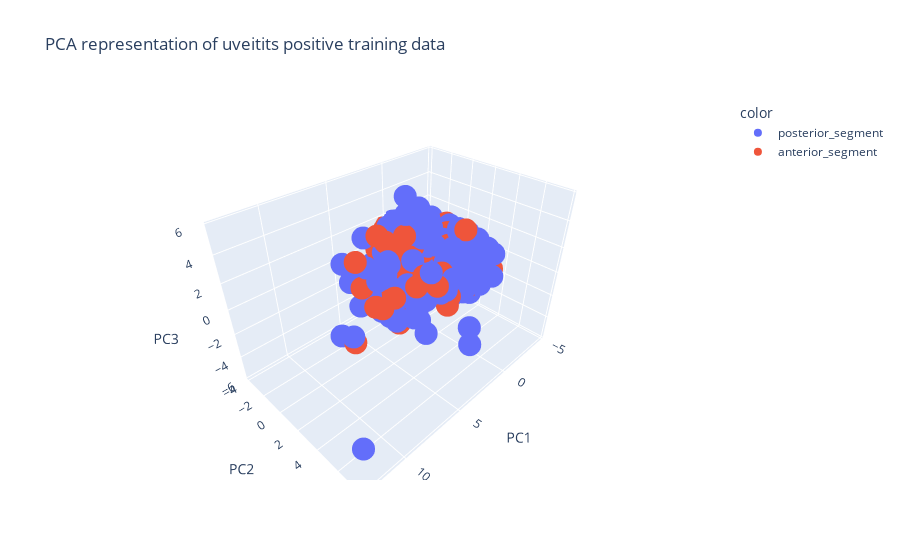

The notebook cell this image was saved under:
### Markdown cell above
## 3-Dimensional Data Representation

### Code cell
pca = PCA(n_components=3)
pipeline = Pipeline(steps=[('prep', USE_IMPUTER),('pca',pca)])
X_pca = pipeline.fit_transform(X_train)
X_pca = pd.DataFrame(X_pca)
fig = px.scatter_3d(X_pca, x=0, y=1, z=2, color = y_train.values,
                   title="PCA representation of uveitits positive training data", labels={"0":"PC1","1":"PC2","2":"PC3"})
fig.show()
print(f'Retained Variance: {round(sum(pipeline["pca"].explained_variance_ratio_)*100,2)} %')

### Figure 1 — Plotly figure (JSON) as saved in the notebook; plotly's stock layout.template omitted (floating-point values rounded to 4 significant figures; data arrays with more than 128 entries replaced by an {"elided": "..."} marker saying what was removed)
{"data": [{"hovertemplate": "color=posterior_segment<br>PC1=%{x}<br>PC2=%{y}<br>PC3=%{z}<extra></extra>", "legendgroup": "posterior_segment", "marker": {"color": "#636efa", "symbol": "circle"}, "mode": "markers", "name": "posterior_segment", "scene": "scene", "showlegend": true, "type": "scatter3d", "x": {"elided": "479 float values"}, "y": {"elided": "479 float values"}, "z": {"elided": "479 float values"}}, {"hovertemplate": "color=anterior_segment<br>PC1=%{x}<br>PC2=%{y}<br>PC3=%{z}<extra></extra>", "legendgroup": "anterior_segment", "marker": {"color": "#EF553B", "symbol": "circle"}, "mode": "markers", "name": "anterior_segment", "scene": "scene", "showlegend": true, "type": "scatter3d", "x": {"elided": "218 float values"}, "y": {"elided": "218 float values"}, "z": {"elided": "218 float values"}}], "layout": {"legend": {"title": {"text": "color"}, "tracegroupgap": 0}, "scene": {"domain": {"x": [0, 1], "y": [0, 1]}, "xaxis": {"title": {"text": "PC1"}}, "yaxis": {"title": {"text": "PC2"}}, "zaxis": {"title": {"text": "PC3"}}}, "title": {"text": "PCA representation of uveitits positive training data"}}}
